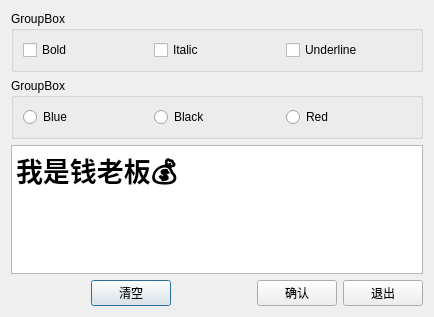
<?xml version="1.0" encoding="UTF-8"?>
<ui version="4.0">
 <class>Dialog</class>
 <widget class="QDialog" name="Dialog">
  <property name="geometry">
   <rect>
    <x>0</x>
    <y>0</y>
    <width>434</width>
    <height>317</height>
   </rect>
  </property>
  <property name="windowTitle">
   <string>Dialog</string>
  </property>
  <layout class="QVBoxLayout" name="verticalLayout">
   <item>
    <widget class="QGroupBox" name="groupBox1">
     <property name="title">
      <string>GroupBox</string>
     </property>
     <layout class="QHBoxLayout" name="horizontalLayout_2">
      <item>
       <layout class="QHBoxLayout" name="horizontalLayout_1">
        <item>
         <widget class="QCheckBox" name="chkBoxBold">
          <property name="text">
           <string>Bold</string>
          </property>
         </widget>
        </item>
        <item>
         <widget class="QCheckBox" name="chkBoxItalic">
          <property name="text">
           <string>Italic</string>
          </property>
         </widget>
        </item>
        <item>
         <widget class="QCheckBox" name="chkBoxUnder">
          <property name="text">
           <string>Underline</string>
          </property>
         </widget>
        </item>
       </layout>
      </item>
     </layout>
    </widget>
   </item>
   <item>
    <widget class="QGroupBox" name="groupBox2">
     <property name="title">
      <string>GroupBox</string>
     </property>
     <layout class="QHBoxLayout" name="horizontalLayout_3">
      <item>
       <layout class="QHBoxLayout" name="horizontalLayout_4">
        <item>
         <widget class="QRadioButton" name="radioBlue">
          <property name="text">
           <string>Blue</string>
          </property>
         </widget>
        </item>
        <item>
         <widget class="QRadioButton" name="radioBlack">
          <property name="text">
           <string>Black</string>
          </property>
         </widget>
        </item>
        <item>
         <widget class="QRadioButton" name="radioRed">
          <property name="text">
           <string>Red</string>
          </property>
         </widget>
        </item>
       </layout>
      </item>
     </layout>
    </widget>
   </item>
   <item>
    <widget class="QPlainTextEdit" name="textEdit">
     <property name="font">
      <font>
       <pointsize>20</pointsize>
       <weight>75</weight>
       <bold>true</bold>
      </font>
     </property>
     <property name="plainText">
      <string>我是钱老板💰</string>
     </property>
    </widget>
   </item>
   <item>
    <layout class="QHBoxLayout" name="horizontalLayout_5">
     <item>
      <spacer name="horizontalSpacer_2">
       <property name="orientation">
        <enum>Qt::Horizontal</enum>
       </property>
       <property name="sizeHint" stdset="0">
        <size>
         <width>40</width>
         <height>20</height>
        </size>
       </property>
      </spacer>
     </item>
     <item>
      <widget class="QPushButton" name="btnClear">
       <property name="text">
        <string>清空</string>
       </property>
      </widget>
     </item>
     <item>
      <spacer name="horizontalSpacer">
       <property name="orientation">
        <enum>Qt::Horizontal</enum>
       </property>
       <property name="sizeHint" stdset="0">
        <size>
         <width>40</width>
         <height>20</height>
        </size>
       </property>
      </spacer>
     </item>
     <item>
      <widget class="QPushButton" name="btnOK">
       <property name="text">
        <string>确认</string>
       </property>
      </widget>
     </item>
     <item>
      <widget class="QPushButton" name="btnClose">
       <property name="text">
        <string>退出</string>
       </property>
      </widget>
     </item>
    </layout>
   </item>
  </layout>
 </widget>
 <tabstops>
  <tabstop>chkBoxBold</tabstop>
  <tabstop>chkBoxItalic</tabstop>
  <tabstop>chkBoxUnder</tabstop>
  <tabstop>textEdit</tabstop>
  <tabstop>btnClear</tabstop>
  <tabstop>btnOK</tabstop>
  <tabstop>btnClose</tabstop>
 </tabstops>
 <resources/>
 <connections>
  <connection>
   <sender>btnOK</sender>
   <signal>clicked()</signal>
   <receiver>Dialog</receiver>
   <slot>accept()</slot>
   <hints>
    <hint type="sourcelabel">
     <x>322</x>
     <y>291</y>
    </hint>
    <hint type="destinationlabel">
     <x>551</x>
     <y>285</y>
    </hint>
   </hints>
  </connection>
  <connection>
   <sender>btnClose</sender>
   <signal>clicked()</signal>
   <receiver>Dialog</receiver>
   <slot>close()</slot>
   <hints>
    <hint type="sourcelabel">
     <x>374</x>
     <y>298</y>
    </hint>
    <hint type="destinationlabel">
     <x>651</x>
     <y>297</y>
    </hint>
   </hints>
  </connection>
 </connections>
</ui>
